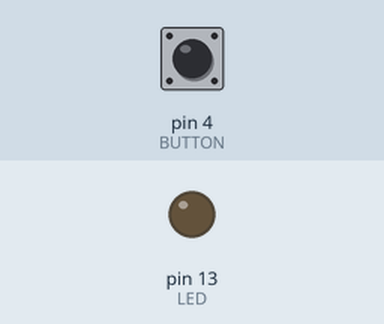
Recording of a sketch running on a simulated Arduino Uno, built with avr-gcc and run on an emulated ATmega328P. Parts: output pins drawn as LEDs (lit = HIGH). Dashed ring = blinking. The test bench sets the inputs (shaded band); at power-on: pin 4 (BUTTON) LOW.

Above: at 1.2 s.
1.3 s: pin 4 (BUTTON) pulled HIGH for 3.2 s
At 1.7 s:
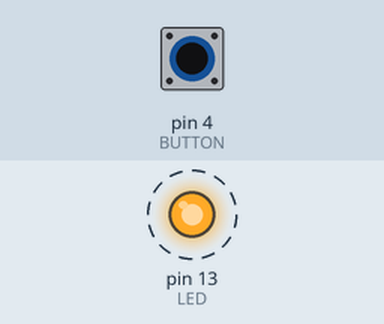
Timing chart, 0 to 6.3 s (numbered marks = the images above; inputs shaded):
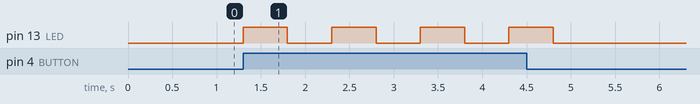

The sketch:

led_button_v1_action_till_button_pressed.ino
```cpp
// LED should blink till button is pressed
int LED=13, BUTTON=4;
void setup() {
    pinMode(LED, OUTPUT);
    pinMode(BUTTON,INPUT);
}

void loop() {
    while (digitalRead(BUTTON) ==HIGH)
    {
      digitalWrite (LED , HIGH);delay(500);
      digitalWrite (LED , LOW );delay(500);
    }
}
```

Measured:
- after the input at 1.3 s, pin 13 (LED): alternates HIGH for 0.50 s and LOW for 0.50 s, 8 changes in all, then stays LOW, starting at once
